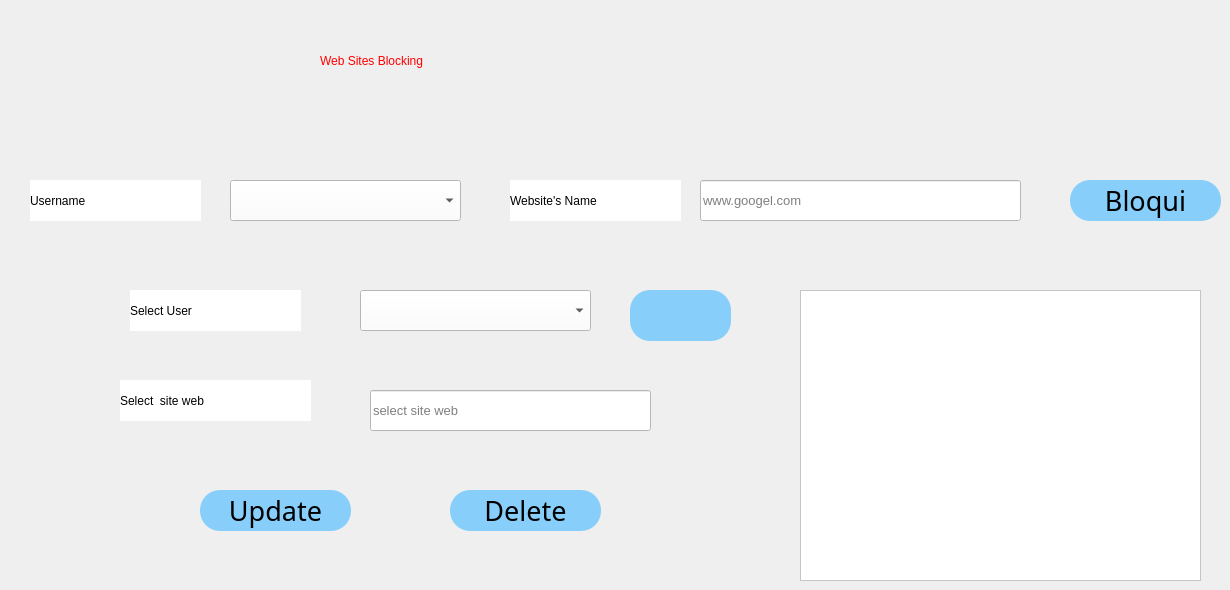
    <widget class="QWidget" name="tab_5">
     <attribute name="title">
      <string>Blocksite</string>
     </attribute>
     <widget class="QLabel" name="label_17">
      <property name="geometry">
       <rect>
        <x>30</x>
        <y>180</y>
        <width>171</width>
        <height>41</height>
       </rect>
      </property>
      <property name="styleSheet">
       <string notr="true">background-color:rgb(255, 255, 255);font: 75 11pt &quot;MS Shell Dlg 2&quot;;</string>
      </property>
      <property name="text">
       <string>Username</string>
      </property>
     </widget>
     <widget class="QComboBox" name="comboBox_2">
      <property name="geometry">
       <rect>
        <x>230</x>
        <y>180</y>
        <width>231</width>
        <height>41</height>
       </rect>
      </property>
      <property name="styleSheet">
       <string notr="true">background-color:rgb(255, 255, 255)</string>
      </property>
     </widget>
     <widget class="QLabel" name="label_18">
      <property name="geometry">
       <rect>
        <x>510</x>
        <y>180</y>
        <width>171</width>
        <height>41</height>
       </rect>
      </property>
      <property name="styleSheet">
       <string notr="true">background-color:rgb(255, 255, 255);font: 75 11pt &quot;MS Shell Dlg 2&quot;;</string>
      </property>
      <property name="text">
       <string>Website's Name</string>
      </property>
     </widget>
     <widget class="QLineEdit" name="namesite">
      <property name="geometry">
       <rect>
        <x>700</x>
        <y>180</y>
        <width>321</width>
        <height>41</height>
       </rect>
      </property>
      <property name="styleSheet">
       <string notr="true">background-color:rgb(255, 255, 255);font-size:10pt;</string>
      </property>
      <property name="placeholderText">
       <string>www.googel.com</string>
      </property>
     </widget>
     <widget class="QPushButton" name="bloquiSite">
      <property name="geometry">
       <rect>
        <x>1070</x>
        <y>180</y>
        <width>151</width>
        <height>41</height>
       </rect>
      </property>
      <property name="font">
       <font>
        <family>MS PGothic</family>
        <pointsize>20</pointsize>
       </font>
      </property>
      <property name="styleSheet">
       <string notr="true">background-color:rgb(135,206,250);border-radius:20</string>
      </property>
      <property name="text">
       <string>Bloqui</string>
      </property>
     </widget>
     <widget class="QListWidget" name="listSite">
      <property name="geometry">
       <rect>
        <x>800</x>
        <y>290</y>
        <width>401</width>
        <height>291</height>
       </rect>
      </property>
      <property name="styleSheet">
       <string notr="true">background-color: rgb(255, 255, 255);</string>
      </property>
     </widget>
     <widget class="QComboBox" name="comboBox_4">
      <property name="geometry">
       <rect>
        <x>360</x>
        <y>290</y>
        <width>231</width>
        <height>41</height>
       </rect>
      </property>
      <property name="styleSheet">
       <string notr="true">background-color:rgb(255, 255, 255)</string>
      </property>
     </widget>
     <widget class="QLabel" name="label_22">
      <property name="geometry">
       <rect>
        <x>130</x>
        <y>290</y>
        <width>171</width>
        <height>41</height>
       </rect>
      </property>
      <property name="styleSheet">
       <string notr="true">background-color:rgb(255, 255, 255);font: 75 11pt &quot;MS Shell Dlg 2&quot;;</string>
      </property>
      <property name="text">
       <string>Select User</string>
      </property>
     </widget>
     <widget class="QPushButton" name="updateSite">
      <property name="geometry">
       <rect>
        <x>200</x>
        <y>490</y>
        <width>151</width>
        <height>41</height>
       </rect>
      </property>
      <property name="font">
       <font>
        <family>MS PGothic</family>
        <pointsize>20</pointsize>
       </font>
      </property>
      <property name="styleSheet">
       <string notr="true">background-color:rgb(135,206,250);border-radius:20</string>
      </property>
      <property name="text">
       <string>Update</string>
      </property>
     </widget>
     <widget class="QPushButton" name="deleteSite">
      <property name="geometry">
       <rect>
        <x>450</x>
        <y>490</y>
        <width>151</width>
        <height>41</height>
       </rect>
      </property>
      <property name="font">
       <font>
        <family>MS PGothic</family>
        <pointsize>20</pointsize>
       </font>
      </property>
      <property name="styleSheet">
       <string notr="true">background-color:rgb(135,206,250);border-radius:20</string>
      </property>
      <property name="text">
       <string>Delete</string>
      </property>
     </widget>
     <widget class="QLabel" name="label_23">
      <property name="geometry">
       <rect>
        <x>120</x>
        <y>380</y>
        <width>191</width>
        <height>41</height>
       </rect>
      </property>
      <property name="styleSheet">
       <string notr="true">background-color:rgb(255, 255, 255);font: 75 11pt &quot;MS Shell Dlg 2&quot;;</string>
      </property>
      <property name="text">
       <string>Select  site web</string>
      </property>
     </widget>
     <widget class="QLineEdit" name="selectSite">
      <property name="geometry">
       <rect>
        <x>370</x>
        <y>390</y>
        <width>281</width>
        <height>41</height>
       </rect>
      </property>
      <property name="styleSheet">
       <string notr="true">background-color:rgb(255, 255, 255);font-size:10pt;</string>
      </property>
      <property name="placeholderText">
       <string>select site web</string>
      </property>
     </widget>
     <widget class="QPushButton" name="searshAllSite">
      <property name="geometry">
       <rect>
        <x>630</x>
        <y>290</y>
        <width>101</width>
        <height>51</height>
       </rect>
      </property>
      <property name="font">
       <font>
        <family>MS PGothic</family>
        <pointsize>20</pointsize>
       </font>
      </property>
      <property name="styleSheet">
       <string notr="true">background-color:rgb(135,206,250);
border-radius:20</string>
      </property>
      <property name="text">
       <string/>
      </property>
      <property name="icon">
       <iconset>
        <normaloff>1024px-Search_Icon.svg.png</normaloff>1024px-Search_Icon.svg.png</iconset>
      </property>
      <property name="iconSize">
       <size>
        <width>50</width>
        <height>50</height>
       </size>
      </property>
     </widget>
     <widget class="QLabel" name="label_27">
      <property name="geometry">
       <rect>
        <x>320</x>
        <y>30</y>
        <width>511</width>
        <height>61</height>
       </rect>
      </property>
      <property name="styleSheet">
       <string notr="true">font: 75 19pt &quot;MS Shell Dlg 2&quot;;color:rgb(255, 0, 0);</string>
      </property>
      <property name="text">
       <string>Web Sites Blocking </string>
      </property>
     </widget>
    </widget>
